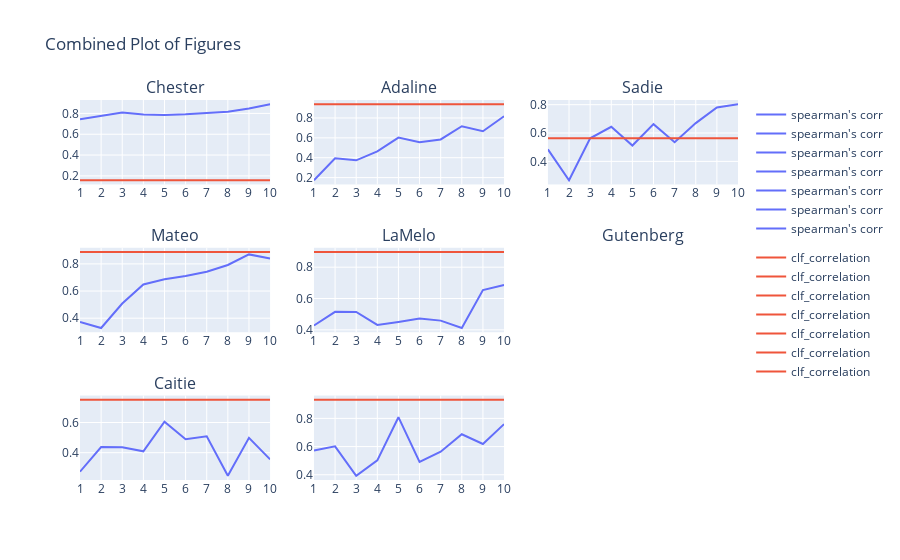

Notebook cell for this chart:
### Code cell
from plotly.subplots import make_subplots

# Create subplots with a 1x2 grid (one row, two columns)
fig_combined = make_subplots(rows=3, cols=3, subplot_titles=corr_epochs_dfs.dataset.unique())

# Add each figure to the subplots
total_figs=len(figs)
for i, fig in enumerate(figs, start=0):
    #print(i)
    print(int(i/3)+1)
    print(i%3)
    fig_combined.add_trace(fig.data[0], row=i%3+1, col=int(i/3)+1)
    fig_combined.add_trace(fig.data[1], row=i%3+1, col=int(i/3)+1)

# Update layout and display the combined plot
fig_combined.update_layout(title_text="Combined Plot of Figures")
fig_combined.show()

### Figure 1 — Plotly figure (JSON) as saved in the notebook; plotly's stock layout.template omitted (floating-point values rounded to 4 significant figures)
{"data": [{"hovertemplate": "metric=spearman's corr<br>epoch=%{x}<br>score=%{y}<extra></extra>", "legendgroup": "spearman's corr", "line": {"color": "#636efa", "dash": "solid"}, "marker": {"symbol": "circle"}, "mode": "lines", "name": "spearman's corr", "orientation": "v", "showlegend": true, "type": "scatter", "x": ["1", "2", "3", "4", "5", "6", "7", "8", "9", "10"], "xaxis": "x", "y": [0.7439, 0.7741, 0.8094, 0.7899, 0.7846, 0.7912, 0.8008, 0.8161, 0.8475, 0.8884], "yaxis": "y"}, {"hovertemplate": "metric=clf_correlation<br>epoch=%{x}<br>score=%{y}<extra></extra>", "legendgroup": "clf_correlation", "line": {"color": "#EF553B", "dash": "solid"}, "marker": {"symbol": "circle"}, "mode": "lines", "name": "clf_correlation", "orientation": "v", "showlegend": true, "type": "scatter", "x": ["1", "2", "3", "4", "5", "6", "7", "8", "9", "10"], "xaxis": "x", "y": [0.1583, 0.1583, 0.1583, 0.1583, 0.1583, 0.1583, 0.1583, 0.1583, 0.1583, 0.1583], "yaxis": "y"}, {"hovertemplate": "metric=spearman's corr<br>epoch=%{x}<br>score=%{y}<extra></extra>", "legendgroup": "spearman's corr", "line": {"color": "#636efa", "dash": "solid"}, "marker": {"symbol": "circle"}, "mode": "lines", "name": "spearman's corr", "orientation": "v", "showlegend": true, "type": "scatter", "x": ["1", "2", "3", "4", "5", "6", "7", "8", "9", "10"], "xaxis": "x4", "y": [0.373, 0.328, 0.5081, 0.648, 0.6863, 0.7101, 0.7424, 0.7917, 0.8696, 0.8403], "yaxis": "y4"}, {"hovertemplate": "metric=clf_correlation<br>epoch=%{x}<br>score=%{y}<extra></extra>", "legendgroup": "clf_correlation", "line": {"color": "#EF553B", "dash": "solid"}, "marker": {"symbol": "circle"}, "mode": "lines", "name": "clf_correlation", "orientation": "v", "showlegend": true, "type": "scatter", "x": ["1", "2", "3", "4", "5", "6", "7", "8", "9", "10"], "xaxis": "x4", "y": [0.8874, 0.8874, 0.8874, 0.8874, 0.8874, 0.8874, 0.8874, 0.8874, 0.8874, 0.8874], "yaxis": "y4"}, {"hovertemplate": "metric=spearman's corr<br>epoch=%{x}<br>score=%{y}<extra></extra>", "legendgroup": "spearman's corr", "line": {"color": "#636efa", "dash": "solid"}, "marker": {"symbol": "circle"}, "mode": "lines", "name": "spearman's corr", "orientation": "v", "showlegend": true, "type": "scatter", "x": ["1", "2", "3", "4", "5", "6", "7", "8", "9", "10"], "xaxis": "x7", "y": [0.2742, 0.4373, 0.4353, 0.409, 0.605, 0.4888, 0.5087, 0.2471, 0.4986, 0.3555], "yaxis": "y7"}, {"hovertemplate": "metric=clf_correlation<br>epoch=%{x}<br>score=%{y}<extra></extra>", "legendgroup": "clf_correlation", "line": {"color": "#EF553B", "dash": "solid"}, "marker": {"symbol": "circle"}, "mode": "lines", "name": "clf_correlation", "orientation": "v", "showlegend": true, "type": "scatter", "x": ["1", "2", "3", "4", "5", "6", "7", "8", "9", "10"], "xaxis": "x7", "y": [0.7504, 0.7504, 0.7504, 0.7504, 0.7504, 0.7504, 0.7504, 0.7504, 0.7504, 0.7504], "yaxis": "y7"}, {"hovertemplate": "metric=spearman's corr<br>epoch=%{x}<br>score=%{y}<extra></extra>", "legendgroup": "spearman's corr", "line": {"color": "#636efa", "dash": "solid"}, "marker": {"symbol": "circle"}, "mode": "lines", "name": "spearman's corr", "orientation": "v", "showlegend": true, "type": "scatter", "x": ["1", "2", "3", "4", "5", "6", "7", "8", "9", "10"], "xaxis": "x2", "y": [0.1734, 0.3944, 0.3734, 0.4642, 0.6021, 0.5561, 0.5835, 0.7167, 0.666, 0.8176], "yaxis": "y2"}, {"hovertemplate": "metric=clf_correlation<br>epoch=%{x}<br>score=%{y}<extra></extra>", "legendgroup": "clf_correlation", "line": {"color": "#EF553B", "dash": "solid"}, "marker": {"symbol": "circle"}, "mode": "lines", "name": "clf_correlation", "orientation": "v", "showlegend": true, "type": "scatter", "x": ["1", "2", "3", "4", "5", "6", "7", "8", "9", "10"], "xaxis": "x2", "y": [0.9383, 0.9383, 0.9383, 0.9383, 0.9383, 0.9383, 0.9383, 0.9383, 0.9383, 0.9383], "yaxis": "y2"}, {"hovertemplate": "metric=spearman's corr<br>epoch=%{x}<br>score=%{y}<extra></extra>", "legendgroup": "spearman's corr", "line": {"color": "#636efa", "dash": "solid"}, "marker": {"symbol": "circle"}, "mode": "lines", "name": "spearman's corr", "orientation": "v", "showlegend": true, "type": "scatter", "x": ["1", "2", "3", "4", "5", "6", "7", "8", "9", "10"], "xaxis": "x5", "y": [0.4278, 0.515, 0.5139, 0.4313, 0.4505, 0.472, 0.4589, 0.4118, 0.6537, 0.6857], "yaxis": "y5"}, {"hovertemplate": "metric=clf_correlation<br>epoch=%{x}<br>score=%{y}<extra></extra>", "legendgroup": "clf_correlation", "line": {"color": "#EF553B", "dash": "solid"}, "marker": {"symbol": "circle"}, "mode": "lines", "name": "clf_correlation", "orientation": "v", "showlegend": true, "type": "scatter", "x": ["1", "2", "3", "4", "5", "6", "7", "8", "9", "10"], "xaxis": "x5", "y": [0.897, 0.897, 0.897, 0.897, 0.897, 0.897, 0.897, 0.897, 0.897, 0.897], "yaxis": "y5"}, {"hovertemplate": "metric=spearman's corr<br>epoch=%{x}<br>score=%{y}<extra></extra>", "legendgroup": "spearman's corr", "line": {"color": "#636efa", "dash": "solid"}, "marker": {"symbol": "circle"}, "mode": "lines", "name": "spearman's corr", "orientation": "v", "showlegend": true, "type": "scatter", "x": ["1", "2", "3", "4", "5", "6", "7", "8", "9", "10"], "xaxis": "x8", "y": [0.5724, 0.6017, 0.3927, 0.5024, 0.8084, 0.4912, 0.5636, 0.6876, 0.618, 0.7593], "yaxis": "y8"}, {"hovertemplate": "metric=clf_correlation<br>epoch=%{x}<br>score=%{y}<extra></extra>", "legendgroup": "clf_correlation", "line": {"color": "#EF553B", "dash": "solid"}, "marker": {"symbol": "circle"}, "mode": "lines", "name": "clf_correlation", "orientation": "v", "showlegend": true, "type": "scatter", "x": ["1", "2", "3", "4", "5", "6", "7", "8", "9", "10"], "xaxis": "x8", "y": [0.9321, 0.9321, 0.9321, 0.9321, 0.9321, 0.9321, 0.9321, 0.9321, 0.9321, 0.9321], "yaxis": "y8"}, {"hovertemplate": "metric=spearman's corr<br>epoch=%{x}<br>score=%{y}<extra></extra>", "legendgroup": "spearman's corr", "line": {"color": "#636efa", "dash": "solid"}, "marker": {"symbol": "circle"}, "mode": "lines", "name": "spearman's corr", "orientation": "v", "showlegend": true, "type": "scatter", "x": ["1", "2", "3", "4", "5", "6", "7", "8", "9", "10"], "xaxis": "x3", "y": [0.4844, 0.2671, 0.563, 0.6442, 0.5118, 0.6628, 0.5354, 0.67, 0.7805, 0.8033], "yaxis": "y3"}, {"hovertemplate": "metric=clf_correlation<br>epoch=%{x}<br>score=%{y}<extra></extra>", "legendgroup": "clf_correlation", "line": {"color": "#EF553B", "dash": "solid"}, "marker": {"symbol": "circle"}, "mode": "lines", "name": "clf_correlation", "orientation": "v", "showlegend": true, "type": "scatter", "x": ["1", "2", "3", "4", "5", "6", "7", "8", "9", "10"], "xaxis": "x3", "y": [0.5641, 0.5641, 0.5641, 0.5641, 0.5641, 0.5641, 0.5641, 0.5641, 0.5641, 0.5641], "yaxis": "y3"}], "layout": {"annotations": [{"font": {"size": 16}, "showarrow": false, "text": "Chester", "x": 0.1444, "xanchor": "center", "xref": "paper", "y": 1, "yanchor": "bottom", "yref": "paper"}, {"font": {"size": 16}, "showarrow": false, "text": "Adaline", "x": 0.5, "xanchor": "center", "xref": "paper", "y": 1, "yanchor": "bottom", "yref": "paper"}, {"font": {"size": 16}, "showarrow": false, "text": "Sadie", "x": 0.8556, "xanchor": "center", "xref": "paper", "y": 1, "yanchor": "bottom", "yref": "paper"}, {"font": {"size": 16}, "showarrow": false, "text": "Mateo", "x": 0.1444, "xanchor": "center", "xref": "paper", "y": 0.6111, "yanchor": "bottom", "yref": "paper"}, {"font": {"size": 16}, "showarrow": false, "text": "LaMelo", "x": 0.5, "xanchor": "center", "xref": "paper", "y": 0.6111, "yanchor": "bottom", "yref": "paper"}, {"font": {"size": 16}, "showarrow": false, "text": "Gutenberg", "x": 0.8556, "xanchor": "center", "xref": "paper", "y": 0.6111, "yanchor": "bottom", "yref": "paper"}, {"font": {"size": 16}, "showarrow": false, "text": "Caitie", "x": 0.1444, "xanchor": "center", "xref": "paper", "y": 0.2222, "yanchor": "bottom", "yref": "paper"}], "autosize": true, "title": {"text": "Combined Plot of Figures"}, "xaxis": {"anchor": "y", "autorange": true, "domain": [0, 0.2889], "range": [0, 9], "type": "category"}, "xaxis2": {"anchor": "y2", "autorange": true, "domain": [0.3556, 0.6444], "range": [0, 9], "type": "category"}, "xaxis3": {"anchor": "y3", "autorange": true, "domain": [0.7111, 1], "range": [0, 9], "type": "category"}, "xaxis4": {"anchor": "y4", "autorange": true, "domain": [0, 0.2889], "range": [0, 9], "type": "category"}, "xaxis5": {"anchor": "y5", "autorange": true, "domain": [0.3556, 0.6444], "range": [0, 9], "type": "category"}, "xaxis6": {"anchor": "y6", "domain": [0.7111, 1]}, "xaxis7": {"anchor": "y7", "autorange": true, "domain": [0, 0.2889], "range": [0, 9], "type": "category"}, "xaxis8": {"anchor": "y8", "autorange": true, "domain": [0.3556, 0.6444], "range": [0, 9], "type": "category"}, "xaxis9": {"anchor": "y9", "domain": [0.7111, 1]}, "yaxis": {"anchor": "x", "autorange": true, "domain": [0.7778, 1], "range": [0.1178, 0.9289], "type": "linear"}, "yaxis2": {"anchor": "x2", "autorange": true, "domain": [0.7778, 1], "range": [0.1309, 0.9808], "type": "linear"}, "yaxis3": {"anchor": "x3", "autorange": true, "domain": [0.7778, 1], "range": [0.2373, 0.833], "type": "linear"}, "yaxis4": {"anchor": "x4", "autorange": true, "domain": [0.3889, 0.6111], "range": [0.2969, 0.9185], "type": "linear"}, "yaxis5": {"anchor": "x5", "autorange": true, "domain": [0.3889, 0.6111], "range": [0.3849, 0.924], "type": "linear"}, "yaxis6": {"anchor": "x6", "domain": [0.3889, 0.6111]}, "yaxis7": {"anchor": "x7", "autorange": true, "domain": [0, 0.2222], "range": [0.2191, 0.7784], "type": "linear"}, "yaxis8": {"anchor": "x8", "autorange": true, "domain": [0, 0.2222], "range": [0.3627, 0.962], "type": "linear"}, "yaxis9": {"anchor": "x9", "domain": [0, 0.2222]}}}
